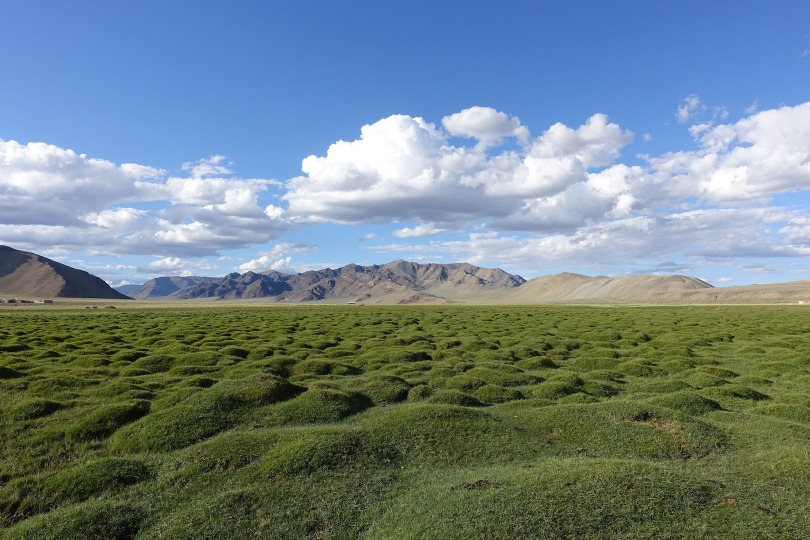
#> input picture Ass2/Images/Field/1.jpg, 1620 x 1080 px, found by its file name (shown at 1/2 size)
$ python try1.py
#> lines starting #> are read from the running program, lines starting #| are printed output that depends on the picture
import cv2
import numpy as np
import matplotlib.pyplot as plt
from scipy.ndimage import gaussian_filter
from skimage import filters
import os
import cv2
import math
import numpy as np
import sift


def SIFT(img):
    gray = cv2.cvtColor(img, cv2.COLOR_BGR2GRAY)
    octaves = create_octaves(gray)
    candidates = find_keypoint_candidates(octaves)
    keypoints = refine_keypoints(candidates, octaves)

    assign_orientations(keypoints, octaves)
    descriptors,key_pts = compute_descriptors(keypoints, octaves)

    return key_pts, descriptors

def compute_gradient_orientation_histogram(octave, x, y, size=16, num_bins=36):
    dx = filters.sobel_v(octave)
    dy = filters.sobel_h(octave)
    magnitudes = np.sqrt(dx**2 + dy**2)
    orientations = np.arctan2(dy, dx) * 180 / np.pi
    orientations[orientations < 0] += 360

    hist = np.zeros(num_bins)

    for i in range(-size//2, size//2):
        for j in range(-size//2, size//2):
            if x+i < 0 or x+i >= octave.shape[1] or y+j < 0 or y+j >= octave.shape[0]:
                continue
            # Ensure the orientation is within the valid range [0, 360)
            orientation = orientations[y+j, x+i] % 360
            bin_idx = int(orientation * num_bins / 360)
            hist[bin_idx] += magnitudes[y+j, x+i]

    return hist


def assign_orientations(keypoints, octaves):
    for octave_no,octave_keypoints in enumerate(keypoints):
        for i,keypoint in enumerate(octave_keypoints):
            x, y, scale = keypoint['x'], keypoint['y'], keypoint['scale']
            hist = compute_gradient_orientation_histogram(octaves[octave_no][scale], x, y)
            peak = np.argmax(hist)
            orientation = peak * (360 / 36)
            keypoint['orientation'] = orientation

def refine_keypoints(candidates, octaves):
    keypoints = []
    for i in range(len(octaves)):
        octave_keypoints = []
        for j,candidate in enumerate(candidates[i]):
            scale = j
            if j==0 or j==len(candidates[i])-1:
                continue
            for cand in candidate:
                x, y = cand
                if is_extremum(octaves[i][scale], x, y):
                   # refined_x, refined_y = refine_position(octaves[i][scale], octaves[i][scale-1], octaves[i][scale+1], x, y)
                    refined_x, refined_y = x,y
                    #if is_edge_point(octaves[i][scale], refined_x, refined_y):
                     #   continue
                    if is_low_contrast(octaves[i][scale], refined_x, refined_y):
                        continue
                    #if (scale ==1 or scale==2) and (is_max_all_scale_pt(cand,octaves[i]) or is_min_all_scale_pt(cand,octaves[i])):
                    keypoint = {'x': int(refined_x), 'y': int(refined_y), 'scale': scale}
                    octave_keypoints.append(keypoint)
        keypoints.append(octave_keypoints)
    return keypoints

# [23 lines left out: functions is_max_all_scale_pt, is_min_all_scale_pt, not called in this run]

def is_low_contrast(octave, x, y, threshold=0.03):
    #print(f'x {x} y {y} \n')
    return np.abs(octave[int(y), int(x)]) < threshold

def is_extremum(octave, x, y):
    value = octave[y, x]
    neighbors = []
    for dx in range(-4, 5):
        for dy in range(-4, 5):
            if dx == 0 and dy == 0:
                continue
            if (x+dx<0 or x+dx> octave.shape[1]-1) or (y+dy<0 or y+dy> octave.shape[0]-1):
                continue
            neighbors.append(octave[y+dy, x+dx])
    return all(value > n for n in neighbors) or all(value < n for n in neighbors)

# [41 lines left out: functions is_edge_point, refine_position, not called in this run]

def find_keypoint_candidates(octaves, threshold_abs=0.01):
    candidates = []
    for octave in octaves:
        octave_candidates = []
        for scale in octave:
            local_maxima = find_local_maxima(scale, threshold_abs)
            octave_candidates.append(local_maxima)
        candidates.append(octave_candidates)
    return candidates

def find_local_maxima(image, threshold_abs):
    local_maxima = []
    h, w = image.shape
    for y in range(1, h - 1):
        for x in range(1, w - 1):
            if image[y, x] >= threshold_abs:
                is_max = True
                for dy in [-1, 0, 1]:
                    for dx in [-1, 0, 1]:
                        if image[y, x] < image[y + dy, x + dx]:
                            is_max = False
                            break
                    if not is_max:
                        break
                if is_max:
                    local_maxima.append((x, y))
    return local_maxima


def create_octaves(image, num_octaves=2, num_scales=3, sigma=1.6):
    octaves = []
    k = 2**(1/num_scales)

    image = cv2.resize(image, (image.shape[1]//2, image.shape[0]//2))

    for _ in range(num_octaves):
        octave = []
        for _ in range(num_scales):
            image = gaussian_filter(image, sigma)
            octave.append(image)
            sigma *= k
        octaves.append(octave)
        image = cv2.resize(image, (image.shape[1]//2, image.shape[0]//2))

    return octaves

def compute_descriptors(keypoints, octaves):
    descriptors = []
    key_pts=[]
    for i,octave_keypoints in enumerate(keypoints):
        for keypoint in octave_keypoints:
            x, y, scale, orientation = keypoint['x'], keypoint['y'], keypoint['scale'], keypoint['orientation']
            descriptor = compute_descriptor(octaves[i][scale], x, y, orientation)
            descriptors.append(descriptor)
            key_pts.append((x,y))
    return descriptors,key_pts

def compute_descriptor(octave, x, y, orientation, num_bins=8, patch_size=16):
    dx = filters.sobel_v(octave)
    dy = filters.sobel_h(octave)
    magnitudes = np.sqrt(dx**2 + dy**2)
    orientations = np.arctan2(dy, dx) * 180 / np.pi
    orientations[orientations < 0] += 360

    descriptor = []

    for i in range(0, 4):
        for j in range(0, 4):
            hist = np.zeros(num_bins)
            for l in range(0, 4):
                for m in range(0, 4):
                    px = x + (i * 4) + l - 8  # Adjusting for patch size and location around (x, y)
                    py = y + (j * 4) + m - 8  # Adjusting for patch size and location around (x, y)
                    if px >= 0 and px < octave.shape[1] and py >= 0 and py < octave.shape[0]:
                        relative_orientation = orientations[py, px] - orientation
                        if relative_orientation < 0:
                            relative_orientation += 360
                        if relative_orientation == 360:
                            relative_orientation =0
                        bin_idx = int(relative_orientation * num_bins / 360)
                        hist[bin_idx] += magnitudes[py, px]
            descriptor.extend(hist)

    # Normalize the descriptor
    descriptor = np.array(descriptor)
    descriptor /= np.linalg.norm(descriptor)
    descriptor[descriptor > 0.2] = 0.2
    descriptor /= np.linalg.norm(descriptor)

    return descriptor

# [31 lines left out: functions match_descriptors, draw_matches, not called in this run]

def ReadImage(ImageFolderPath):
#> called with ImageFolderPath = 'Images/Field'
    Images = []									# Input Images will be stored in this list.

	# Checking if path is of folder.
    if os.path.isdir(ImageFolderPath):                              # If path is of a folder contaning images.
        ImageNames = os.listdir(ImageFolderPath)
        ImageNames_Split = [[int(os.path.splitext(os.path.basename(ImageName))[0]), ImageName] for ImageName in ImageNames]
        ImageNames_Split = sorted(ImageNames_Split, key=lambda x:x[0])
        ImageNames_Sorted = [ImageNames_Split[i][1] for i in range(len(ImageNames_Split))]

        for i in range(len(ImageNames_Sorted)):                     # Getting all image's name present inside the folder.
            ImageName = ImageNames_Sorted[i]
            InputImage = cv2.imread(ImageFolderPath + "/" + ImageName)  # Reading images one by one.
#> InputImage is the input picture: shape (1080, 1620, 3); mean B, G, R 135.2, 130.9, 112.3

            # Checking if image is read
            if InputImage is None:
                print("Not able to read image: {}".format(ImageName))
                exit(0)

            Images.append(InputImage)                               # Storing images.

    else:                                       # If it is not folder(Invalid Path).
        print("\nEnter valid Image Folder Path.\n")

    if len(Images) < 2:
        print("\nNot enough images found. Please provide 2 or more images.\n")
        exit(1)

    return Images

# [50 lines left out: functions FindHomography, GetNewFrame, not called in this run]


def StitchImages(BaseImage, SecImage):
    SecImage_Cyl, mask_x, mask_y = ProjectOnCylinder(SecImage)
    SecImage_Mask = np.zeros(SecImage_Cyl.shape, dtype=np.uint8)
    SecImage_Mask[mask_y, mask_x, :] = 255

    BaseImage_kp, descriptors1 = SIFT(BaseImage)
    SecImage_kp, descriptors2 = SIFT(SecImage)

    Matches = match_descriptors(descriptors1, descriptors2)

    hm = FindHomography(Matches, BaseImage_kp, SecImage_kp)

    NewFrameSize, Correction, hm = GetNewFrame(hm, SecImage_Cyl.shape[:2], BaseImage.shape[:2])
    SecImage_Transformed = cv2.warpPerspective(SecImage_Cyl, hm, (NewFrameSize[1], NewFrameSize[0]))
    SecImage_Transformed_Mask = cv2.warpPerspective(SecImage_Mask, hm, (NewFrameSize[1], NewFrameSize[0]))
    BaseImage_Transformed = np.zeros((NewFrameSize[0], NewFrameSize[1], 3), dtype=np.uint8)
    BaseImage_Transformed[Correction[1]:Correction[1]+BaseImage.shape[0], Correction[0]:Correction[0]+BaseImage.shape[1]] = BaseImage

    StitchedImage = cv2.bitwise_or(SecImage_Transformed, cv2.bitwise_and(BaseImage_Transformed, cv2.bitwise_not(SecImage_Transformed_Mask)))

    return StitchedImage


def Convert_xy(x, y):
    global center, f

    xt = ( f * np.tan( (x - center[0]) / f ) ) + center[0]
    yt = ( (y - center[1]) / np.cos( (x - center[0]) / f ) ) + center[1]

    return xt, yt


def ProjectOnCylinder(im):
    global w, h, center,  f
    h, w = im.shape[:2]
    center = [w // 2, h // 2]
    f = 1100

    ti = np.zeros(im.shape, dtype=np.uint8)

    cord_ti =  np.array([np.array([i, j]) for i in range(w) for j in range(h)])
    ti_x = cord_ti[:, 0]
    ti_y = cord_ti[:, 1]

    ii_x, ii_y = Convert_xy(ti_x, ti_y)

    ii_tl_x = ii_x.astype(int)
    ii_tl_y = ii_y.astype(int)

    withinIndex = (ii_tl_x >= 0) * (ii_tl_x <= (w-2)) * \
                  (ii_tl_y >= 0) * (ii_tl_y <= (h-2))

    ti_x = ti_x[withinIndex]
    ti_y = ti_y[withinIndex]

    ii_x = ii_x[withinIndex]
    ii_y = ii_y[withinIndex]

    ii_tl_x = ii_tl_x[withinIndex]
    ii_tl_y = ii_tl_y[withinIndex]

    dx = ii_x - ii_tl_x
    dy = ii_y - ii_tl_y

    weight_tl = (1.0 - dx) * (1.0 - dy)
    weight_tr = (dx)       * (1.0 - dy)
    weight_bl = (1.0 - dx) * (dy)
    weight_br = (dx)       * (dy)

    ti[ti_y, ti_x, :] = ( weight_tl[:, None] * im[ii_tl_y,     ii_tl_x,     :] ) + \
                                      ( weight_tr[:, None] * im[ii_tl_y,     ii_tl_x + 1, :] ) + \
                                      ( weight_bl[:, None] * im[ii_tl_y + 1, ii_tl_x,     :] ) + \
                                      ( weight_br[:, None] * im[ii_tl_y + 1, ii_tl_x + 1, :] )


    min_x = min(ti_x)

    ti = ti[:, min_x : -min_x, :]

    return ti, ti_x-min_x, ti_y


if __name__ == "__main__":
    Images = ReadImage("Images/Field")
#> Images = 3 items

    baseImage, _, _ = ProjectOnCylinder(Images[0])
#> in ProjectOnCylinder, `ti[ti_y, ti_x, :] = ( weight_tl[:, None] * im[ii_tl_y,     ii_tl_x,   ..`:
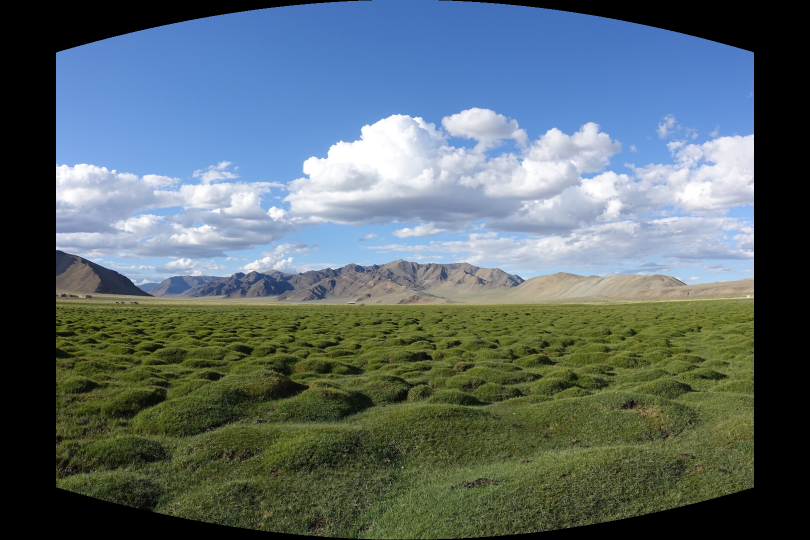
#> ti: shape (1080, 1620, 3) (shown at 1/2 size); mean B, G, R 108.3, 104.7, 89.5
#> in ProjectOnCylinder, `ti = ti[:, min_x : -min_x, :]`:
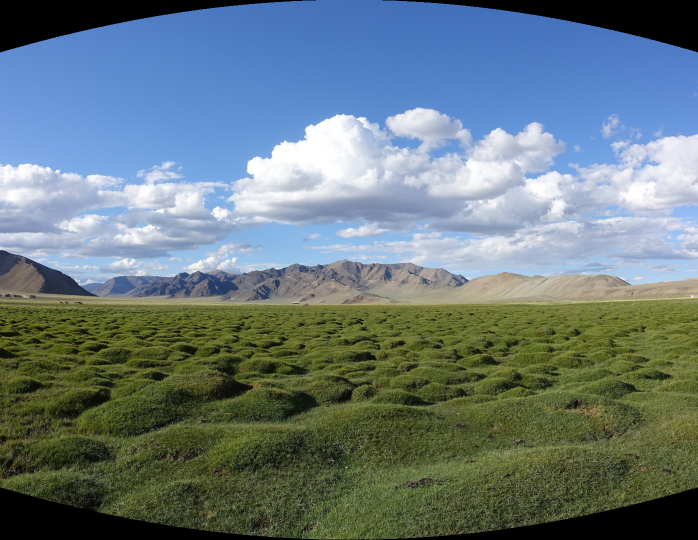
#> ti: shape (1080, 1396, 3) (shown at 1/2 size); mean B, G, R 125.7, 121.5, 103.9
    for i in range(1, len(Images)):
        # if(i==2):
        #   continue
        #print(f'{i} \n')
#> (the run stopped early here; a loop or call above may not have finished)
